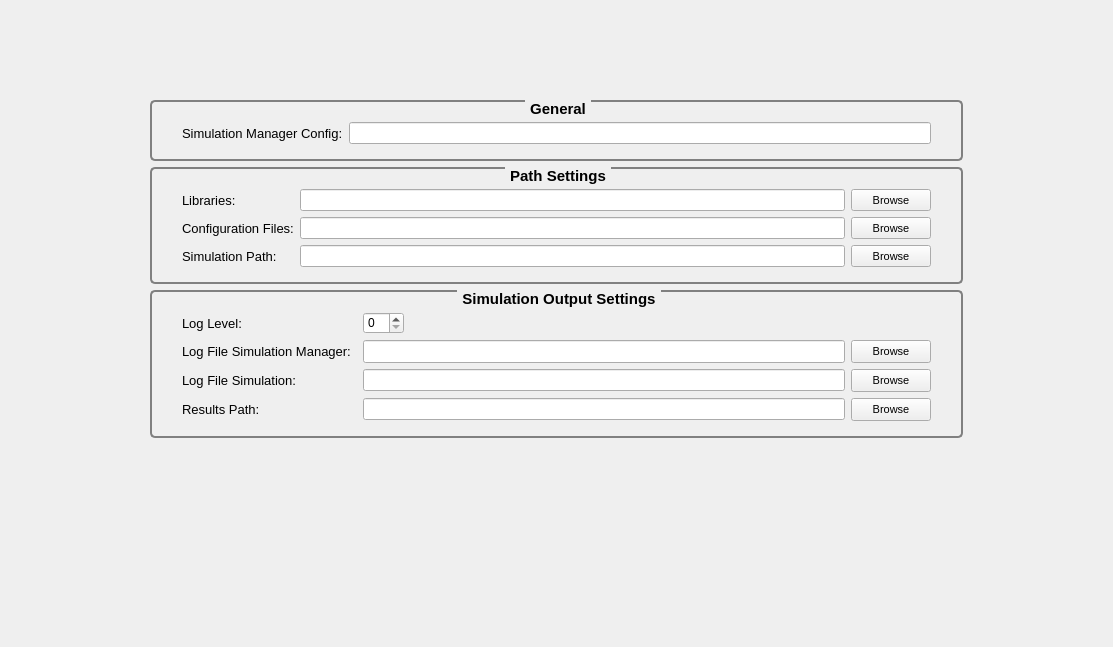
<?xml version="1.0" encoding="UTF-8"?>
<ui version="4.0">
 <class>ProjectView</class>
 <widget class="QWidget" name="ProjectView">
  <property name="geometry">
   <rect>
    <x>0</x>
    <y>0</y>
    <width>1113</width>
    <height>647</height>
   </rect>
  </property>
  <property name="windowTitle">
   <string>Form</string>
  </property>
  <property name="styleSheet">
   <string notr="true">QGroupBox{border:2px solid gray;border-radius:5px;margin-top: 4ex;} QGroupBox::title{subcontrol-origin: margin;subcontrol-position:top center;padding:0 3px;}</string>
  </property>
  <layout class="QVBoxLayout" name="verticalLayout_2">
   <property name="leftMargin">
    <number>150</number>
   </property>
   <property name="topMargin">
    <number>100</number>
   </property>
   <property name="rightMargin">
    <number>150</number>
   </property>
   <property name="bottomMargin">
    <number>80</number>
   </property>
   <item>
    <widget class="QGroupBox" name="generalBox">
     <property name="font">
      <font>
       <pointsize>11</pointsize>
       <weight>75</weight>
       <bold>true</bold>
      </font>
     </property>
     <property name="title">
      <string>General</string>
     </property>
     <layout class="QHBoxLayout" name="horizontalLayout">
      <property name="leftMargin">
       <number>30</number>
      </property>
      <property name="topMargin">
       <number>20</number>
      </property>
      <property name="rightMargin">
       <number>30</number>
      </property>
      <property name="bottomMargin">
       <number>15</number>
      </property>
      <item>
       <widget class="QLabel" name="titleLabel">
        <property name="font">
         <font>
          <pointsize>10</pointsize>
          <weight>50</weight>
          <bold>false</bold>
         </font>
        </property>
        <property name="text">
         <string>Simulation Manager Config:</string>
        </property>
       </widget>
      </item>
      <item>
       <widget class="QLineEdit" name="titleEdit"/>
      </item>
     </layout>
    </widget>
   </item>
   <item>
    <widget class="QGroupBox" name="inputConfigBox">
     <property name="minimumSize">
      <size>
       <width>621</width>
       <height>0</height>
      </size>
     </property>
     <property name="font">
      <font>
       <pointsize>11</pointsize>
       <weight>75</weight>
       <bold>true</bold>
      </font>
     </property>
     <property name="title">
      <string>Path Settings</string>
     </property>
     <layout class="QGridLayout" name="gridLayout">
      <property name="leftMargin">
       <number>30</number>
      </property>
      <property name="topMargin">
       <number>20</number>
      </property>
      <property name="rightMargin">
       <number>30</number>
      </property>
      <property name="bottomMargin">
       <number>15</number>
      </property>
      <item row="1" column="0">
       <widget class="QLabel" name="ConfigurationLabel">
        <property name="font">
         <font>
          <pointsize>10</pointsize>
          <weight>50</weight>
          <bold>false</bold>
         </font>
        </property>
        <property name="text">
         <string>Configuration Files:</string>
        </property>
       </widget>
      </item>
      <item row="1" column="5">
       <widget class="QPushButton" name="configBrowseButton">
        <property name="sizePolicy">
         <sizepolicy hsizetype="Minimum" vsizetype="Preferred">
          <horstretch>0</horstretch>
          <verstretch>0</verstretch>
         </sizepolicy>
        </property>
        <property name="font">
         <font>
          <pointsize>8</pointsize>
          <weight>50</weight>
          <bold>false</bold>
         </font>
        </property>
        <property name="text">
         <string>Browse</string>
        </property>
       </widget>
      </item>
      <item row="0" column="5">
       <widget class="QPushButton" name="libraryBrowseButton">
        <property name="sizePolicy">
         <sizepolicy hsizetype="Minimum" vsizetype="Preferred">
          <horstretch>0</horstretch>
          <verstretch>0</verstretch>
         </sizepolicy>
        </property>
        <property name="font">
         <font>
          <pointsize>8</pointsize>
          <weight>50</weight>
          <bold>false</bold>
         </font>
        </property>
        <property name="text">
         <string>Browse</string>
        </property>
       </widget>
      </item>
      <item row="1" column="1">
       <widget class="QLineEdit" name="configPathEdit">
        <property name="readOnly">
         <bool>true</bool>
        </property>
       </widget>
      </item>
      <item row="0" column="1">
       <widget class="QLineEdit" name="libraryPathEdit">
        <property name="minimumSize">
         <size>
          <width>400</width>
          <height>0</height>
         </size>
        </property>
        <property name="font">
         <font>
          <weight>50</weight>
          <bold>false</bold>
         </font>
        </property>
        <property name="styleSheet">
         <string notr="true"/>
        </property>
        <property name="readOnly">
         <bool>true</bool>
        </property>
       </widget>
      </item>
      <item row="0" column="0">
       <widget class="QLabel" name="LibrariesLabel">
        <property name="font">
         <font>
          <pointsize>10</pointsize>
          <weight>50</weight>
          <bold>false</bold>
         </font>
        </property>
        <property name="text">
         <string>Libraries:</string>
        </property>
       </widget>
      </item>
      <item row="2" column="0">
       <widget class="QLabel" name="simulationLabel">
        <property name="font">
         <font>
          <pointsize>10</pointsize>
          <weight>50</weight>
          <bold>false</bold>
         </font>
        </property>
        <property name="text">
         <string>Simulation Path:</string>
        </property>
       </widget>
      </item>
      <item row="2" column="1">
       <widget class="QLineEdit" name="simulationEdit">
        <property name="readOnly">
         <bool>true</bool>
        </property>
       </widget>
      </item>
      <item row="2" column="5">
       <widget class="QPushButton" name="simulationBrowseButton">
        <property name="sizePolicy">
         <sizepolicy hsizetype="Minimum" vsizetype="Preferred">
          <horstretch>0</horstretch>
          <verstretch>0</verstretch>
         </sizepolicy>
        </property>
        <property name="font">
         <font>
          <pointsize>8</pointsize>
          <weight>50</weight>
          <bold>false</bold>
         </font>
        </property>
        <property name="text">
         <string>Browse</string>
        </property>
       </widget>
      </item>
     </layout>
    </widget>
   </item>
   <item>
    <widget class="QGroupBox" name="outputConfigBox">
     <property name="minimumSize">
      <size>
       <width>621</width>
       <height>0</height>
      </size>
     </property>
     <property name="font">
      <font>
       <pointsize>11</pointsize>
       <weight>75</weight>
       <bold>true</bold>
      </font>
     </property>
     <property name="title">
      <string>Simulation Output Settings</string>
     </property>
     <layout class="QGridLayout" name="gridLayout_2">
      <property name="leftMargin">
       <number>30</number>
      </property>
      <property name="topMargin">
       <number>20</number>
      </property>
      <property name="rightMargin">
       <number>30</number>
      </property>
      <property name="bottomMargin">
       <number>15</number>
      </property>
      <item row="7" column="5">
       <widget class="QPushButton" name="logOpSimulationManagerBrowseButton">
        <property name="sizePolicy">
         <sizepolicy hsizetype="Minimum" vsizetype="Preferred">
          <horstretch>0</horstretch>
          <verstretch>0</verstretch>
         </sizepolicy>
        </property>
        <property name="minimumSize">
         <size>
          <width>0</width>
          <height>23</height>
         </size>
        </property>
        <property name="font">
         <font>
          <pointsize>8</pointsize>
          <weight>50</weight>
          <bold>false</bold>
         </font>
        </property>
        <property name="text">
         <string>Browse</string>
        </property>
       </widget>
      </item>
      <item row="10" column="5">
       <widget class="QPushButton" name="outputBrowseButton">
        <property name="minimumSize">
         <size>
          <width>0</width>
          <height>23</height>
         </size>
        </property>
        <property name="font">
         <font>
          <pointsize>8</pointsize>
          <weight>50</weight>
          <bold>false</bold>
         </font>
        </property>
        <property name="text">
         <string>Browse</string>
        </property>
       </widget>
      </item>
      <item row="8" column="0" colspan="2">
       <widget class="QLabel" name="logSimulationLabel">
        <property name="font">
         <font>
          <pointsize>10</pointsize>
          <weight>50</weight>
          <bold>false</bold>
         </font>
        </property>
        <property name="text">
         <string>Log File Simulation:</string>
        </property>
       </widget>
      </item>
      <item row="5" column="2">
       <widget class="QSpinBox" name="logLevelSpinBox">
        <property name="sizePolicy">
         <sizepolicy hsizetype="Fixed" vsizetype="Fixed">
          <horstretch>0</horstretch>
          <verstretch>0</verstretch>
         </sizepolicy>
        </property>
        <property name="font">
         <font>
          <weight>50</weight>
          <bold>false</bold>
         </font>
        </property>
       </widget>
      </item>
      <item row="7" column="2">
       <widget class="QLineEdit" name="logOpSimulationManagerPathEdit">
        <property name="sizePolicy">
         <sizepolicy hsizetype="Expanding" vsizetype="Preferred">
          <horstretch>0</horstretch>
          <verstretch>0</verstretch>
         </sizepolicy>
        </property>
        <property name="minimumSize">
         <size>
          <width>400</width>
          <height>0</height>
         </size>
        </property>
        <property name="font">
         <font>
          <weight>50</weight>
          <bold>false</bold>
         </font>
        </property>
        <property name="readOnly">
         <bool>true</bool>
        </property>
       </widget>
      </item>
      <item row="8" column="2">
       <widget class="QLineEdit" name="logSimulationPathEdit">
        <property name="minimumSize">
         <size>
          <width>400</width>
          <height>0</height>
         </size>
        </property>
        <property name="font">
         <font>
          <weight>50</weight>
          <bold>false</bold>
         </font>
        </property>
        <property name="readOnly">
         <bool>true</bool>
        </property>
       </widget>
      </item>
      <item row="10" column="2">
       <widget class="QLineEdit" name="outputPathEdit">
        <property name="minimumSize">
         <size>
          <width>400</width>
          <height>0</height>
         </size>
        </property>
        <property name="font">
         <font>
          <weight>50</weight>
          <bold>false</bold>
         </font>
        </property>
        <property name="readOnly">
         <bool>true</bool>
        </property>
       </widget>
      </item>
      <item row="7" column="0">
       <widget class="QLabel" name="logSimulationManagerLabel">
        <property name="font">
         <font>
          <pointsize>10</pointsize>
          <weight>50</weight>
          <bold>false</bold>
         </font>
        </property>
        <property name="text">
         <string>Log File Simulation Manager:</string>
        </property>
       </widget>
      </item>
      <item row="10" column="0">
       <widget class="QLabel" name="outputDirLabel">
        <property name="font">
         <font>
          <pointsize>10</pointsize>
          <weight>50</weight>
          <bold>false</bold>
         </font>
        </property>
        <property name="text">
         <string>Results Path:</string>
        </property>
       </widget>
      </item>
      <item row="5" column="0">
       <widget class="QLabel" name="logLevelLabel">
        <property name="font">
         <font>
          <pointsize>10</pointsize>
          <weight>50</weight>
          <bold>false</bold>
         </font>
        </property>
        <property name="text">
         <string>Log Level:</string>
        </property>
       </widget>
      </item>
      <item row="8" column="5">
       <widget class="QPushButton" name="logSimulationBrowseButton">
        <property name="minimumSize">
         <size>
          <width>0</width>
          <height>23</height>
         </size>
        </property>
        <property name="font">
         <font>
          <pointsize>8</pointsize>
          <weight>50</weight>
          <bold>false</bold>
         </font>
        </property>
        <property name="text">
         <string>Browse</string>
        </property>
       </widget>
      </item>
     </layout>
    </widget>
   </item>
   <item>
    <spacer name="verticalSpacer">
     <property name="orientation">
      <enum>Qt::Vertical</enum>
     </property>
     <property name="sizeHint" stdset="0">
      <size>
       <width>20</width>
       <height>40</height>
      </size>
     </property>
    </spacer>
   </item>
  </layout>
 </widget>
 <tabstops>
  <tabstop>titleEdit</tabstop>
  <tabstop>libraryPathEdit</tabstop>
  <tabstop>libraryBrowseButton</tabstop>
  <tabstop>logLevelSpinBox</tabstop>
  <tabstop>logOpSimulationManagerPathEdit</tabstop>
  <tabstop>logOpSimulationManagerBrowseButton</tabstop>
  <tabstop>logSimulationPathEdit</tabstop>
  <tabstop>logSimulationBrowseButton</tabstop>
  <tabstop>outputPathEdit</tabstop>
  <tabstop>outputBrowseButton</tabstop>
 </tabstops>
 <resources/>
 <connections/>
</ui>
